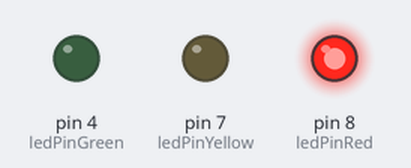
A sketch run on a simulated Arduino Uno, built with avr-gcc and run on an emulated ATmega328P. On the bench: output pins drawn as LEDs (lit = HIGH).

Above: at 2.5 s.
At 6.0 s:
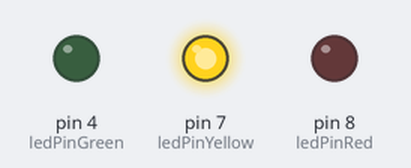
At 9.5 s:
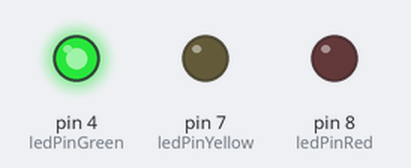
Timing chart, 0 to 15.6 s (numbered marks = the images above):
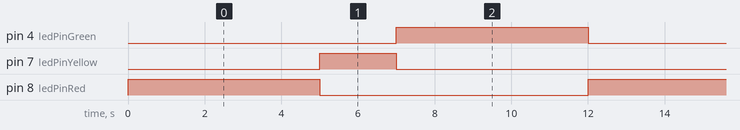

Measured:
- by itself, pin 4 (ledPinGreen), pin 8 (ledPinRed): alternates HIGH for 5.0 s and LOW for 7.0 s
- by itself, pin 7 (ledPinYellow): alternates HIGH for 2.0 s and LOW for 10.0 s
- by itself, everything shown: repeats every 12.0 s, in 3 steps

The sketch:

traffic_light-led.ino
```cpp
//C++

int ledPinRed = 8;
int ledPinYellow = 7;
int ledPinGreen = 4;

void setup() {

  pinMode(ledPinRed, OUTPUT);
  pinMode(ledPinYellow, OUTPUT);
  pinMode(ledPinGreen, OUTPUT);

}

void loop() {
  digitalWrite(ledPinRed, HIGH);
  digitalWrite(ledPinYellow, LOW);
  digitalWrite(ledPinGreen, LOW);

  delay(5000);

  digitalWrite(ledPinRed, LOW);
  digitalWrite(ledPinYellow, HIGH);
  digitalWrite(ledPinGreen, LOW);

  delay(2000);

  digitalWrite(ledPinRed, LOW);
  digitalWrite(ledPinYellow, LOW);
  digitalWrite(ledPinGreen, HIGH);

  delay(5000);
}
```
